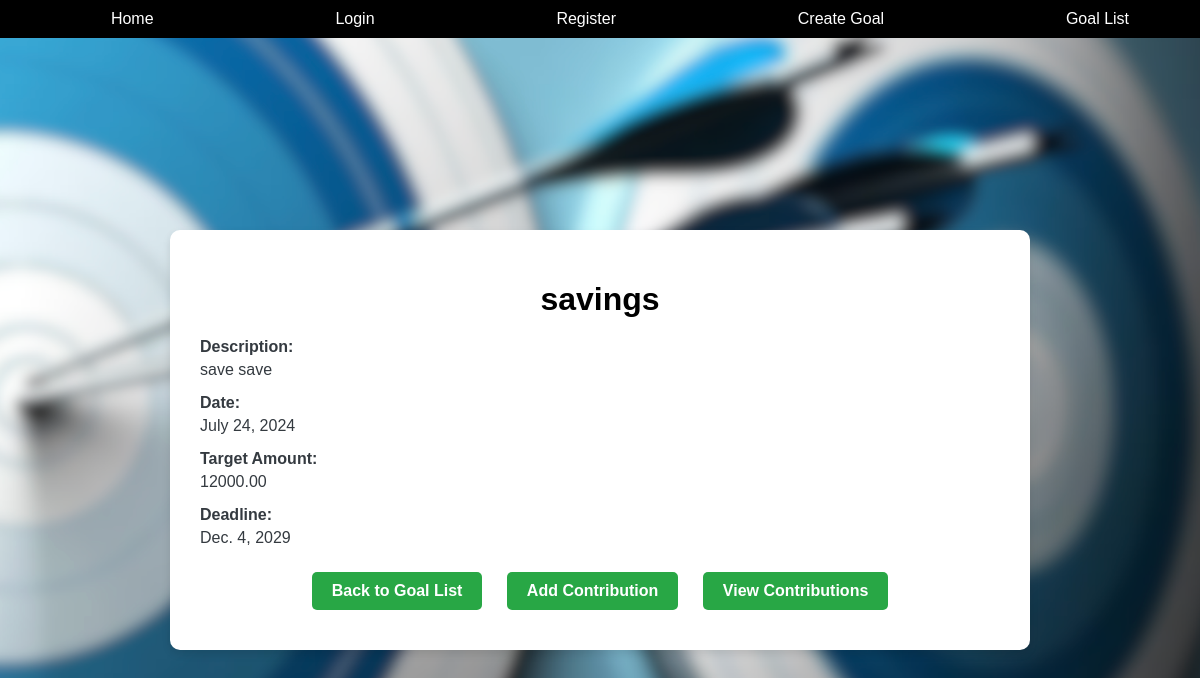
Screenshot of /Goals/goal-detail/2/ (signed in) with the database file from the repository.
### Test/Goals/models.py (models this page shows, shortened)
class Goal(models.Model):
    title = models.CharField(max_length=200)
    description = models.TextField()
    target_amount = models.DecimalField(max_digits=10, decimal_places=2)
    deadline = models.DateField()
    date = models.DateField(default=date.today)
    user = models.ForeignKey(User, on_delete=models.CASCADE)

### Test/Goals/views.py (the view)
# urls.py: path('goal-detail/<int:goal_id>/', views.goal_detail, name='goal_detail'),
@login_required
def goal_detail(request, goal_id):
    goal = get_object_or_404(Goal, pk=goal_id)
    return render(request, 'goals/goal_detail.html', {'goal': goal})

### Test/Goals/templates/goals/goal_detail.html (shortened to what this page needs)
<!DOCTYPE html>
<html lang="en">
<head>
    {% load static %}
</head>
<body>
    <div class="top-bar">
        <a href="{% url 'index' %}">Home</a>
        <a href="{% url 'Users:login' %}">Login</a>
        <a href="{% url 'Users:register' %}">Register</a>
        <a href="{% url 'Goals:create_goal' %}">Create Goal</a>
        <a href="{% url 'Goals:goal_list' %}">Goal List</a>
    </div>
    <div class="container">
        <h1>{{ goal.title }}</h1>
        <dl class="goal-details">
            <dt>Description:</dt>
            <dd>{{ goal.description }}</dd>
            <dt>Date:</dt>
            <dd>{{ goal.date }}</dd>
            <dt>Target Amount:</dt>
            <dd>{{ goal.target_amount }}</dd>
            <dt>Deadline:</dt>
            <dd>{{ goal.deadline }}</dd>
        </dl>
        <a href="{% url 'Goals:goal_list' %}" class="button">Back to Goal List</a>
        <a href="{% url 'Goals:add_contribution' goal.id %}" class="button">Add Contribution</a>
        <a href="{% url 'Goals:view_contributions' goal.id %}" class="button">View Contributions</a>
    </div>
</body>
</html>

### rows the page displays
Goal: title "savings", description "save save", date "July 24, 2024", target_amount "12000.00", deadline "Dec. 4, 2029"
